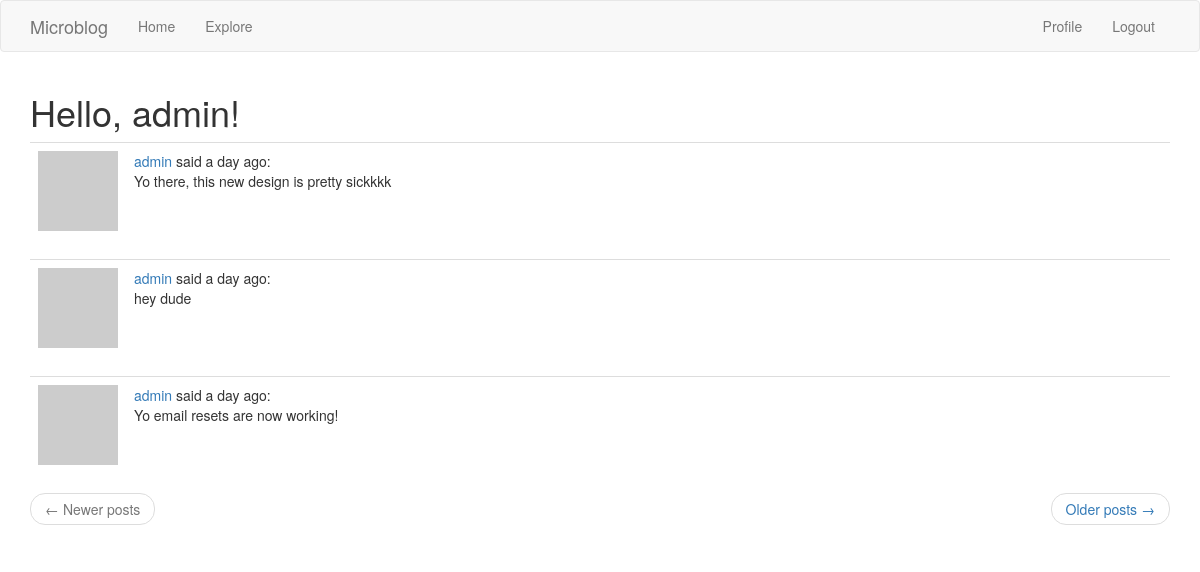
Before: /explore (signed in) with the older database file.
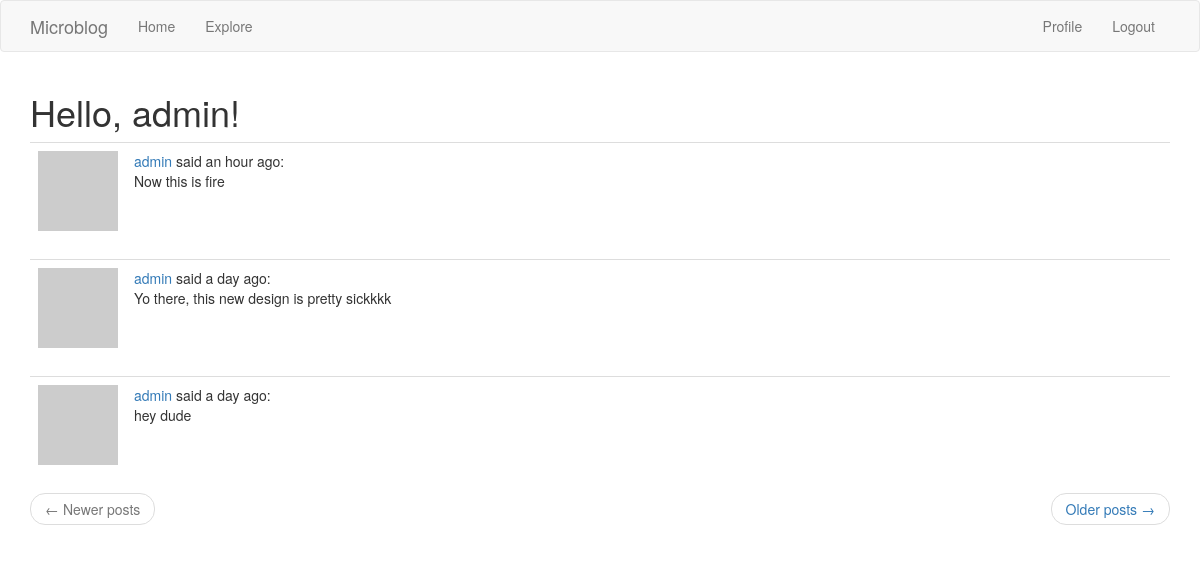
After: the same page with the newer database file.
### app/models.py (models this page shows, shortened)
class Post(db.Model):
    id = db.Column(db.Integer, primary_key=True)
    body = db.Column(db.String(140))
    timestamp = db.Column(db.DateTime, index=True, default=datetime.utcnow)
    user_id = db.Column(db.Integer, db.ForeignKey('user.id'))

class User(UserMixin, db.Model):  # inheriting from multiple classes!
    id = db.Column(db.Integer, primary_key=True)
    username = db.Column(db.String(64), index=True, unique=True)
    email = db.Column(db.String(120), index=True, unique=True)
    password_hash = db.Column(db.String(128))
    posts = db.relationship('Post', backref='author', lazy='dynamic')
    about_me = db.Column(db.String(140))
    last_seen = db.Column(db.DateTime, default=datetime.utcnow)
    followed = db.relationship(
        'User', secondary=followers,
        primaryjoin=(followers.c.follower_id == id),
        secondaryjoin=(followers.c.followed_id == id),
        backref=db.backref('followers', lazy='dynamic'), lazy='dynamic')
    def avatar(self, size):
        digest = md5(self.email.lower().encode('utf-8')).hexdigest()
        return f"https://www.gravatar.com/avatar/{digest}?s={size}&r=pg&d=identicon"

### app/routes.py (the view)
@app.route('/explore')
@login_required
def explore():
    page = request.args.get('page', 1, type=int)
    posts = Post.query.order_by(Post.timestamp.desc()).paginate(
        page, app.config['POSTS_PER_PAGE'], False)
    next_url = url_for('explore', page=posts.next_num) if posts.has_next else None
    prev_url = url_for('explore', page=posts.prev_num) if posts.has_prev else None
    return render_template('index.html', title='Explore', posts=posts.items,
                           next_url=next_url, prev_url=prev_url)

### app/models.py (called while the page is built)
@login.user_loader
def load_user(id):
    return User.query.get(int(id))

### app/routes.py (called while the page is built)
@app.before_request
def before_request():
    if current_user.is_authenticated:
        current_user.last_seen = datetime.utcnow()
        db.session.commit()

### app/templates/index.html (shortened to what this page needs)
{% extends "base.html" %}
{% import 'bootstrap/wtf.html' as wtf %}
{% block app_content %}
    <h1>Hello, {{ current_user.username }}!</h1>
    {% for post in posts %}
        {% include '_post.html' %}
    {% endfor %}
    <nav aria-label="...">
        <ul class="pager">
            <li class="previous{% if not prev_url %} disabled{% endif %}">
                <a href="{{ prev_url or '#' }}">
                    <span aria-hidden="true">&larr;</span> Newer posts
                </a>
            </li>
            <li class="next{% if not next_url %} disabled{% endif %}">
                <a href="{{ next_url or '#' }}">
                    Older posts <span aria-hidden="true">&rarr;</span>
                </a>
            </li>
        </ul>
    </nav>
{% endblock %}

### app/templates/_post.html
<table class="table table-hover">
    <tr>
        <td width="70px">
            <a href="{{ url_for('user', username=post.author.username) }}">
                <img src="{{ post.author.avatar(36) }}">
            </a>
        </td>
        <td>
            <a href="{{ url_for('user', username=post.author.username) }}">
                {{ post.author.username }}
            </a>
            said {{ moment(post.timestamp).fromNow() }}:
            <br>
            {{ post.body }}
        </td>
    </tr>
</table>

Changed rows visible on the page:
no longer on this page (row unchanged): Post: author.username "admin", timestamp "a day ago", body "Yo email resets are now working!"
added Post: author.username "admin", timestamp "an hour ago", body "Now this is fire"
